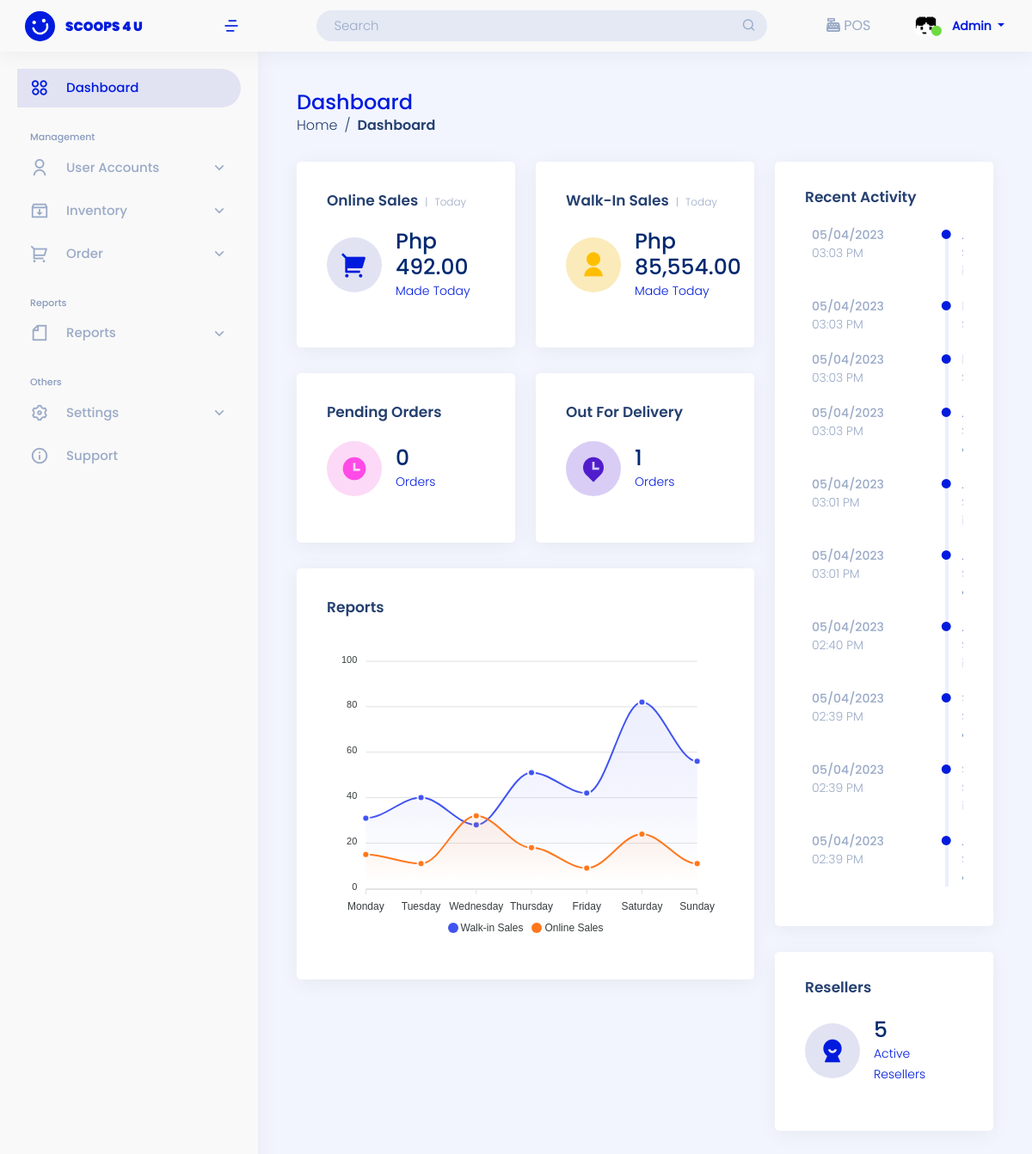
The page /user-site/ (signed in) on the database as committed earlier.
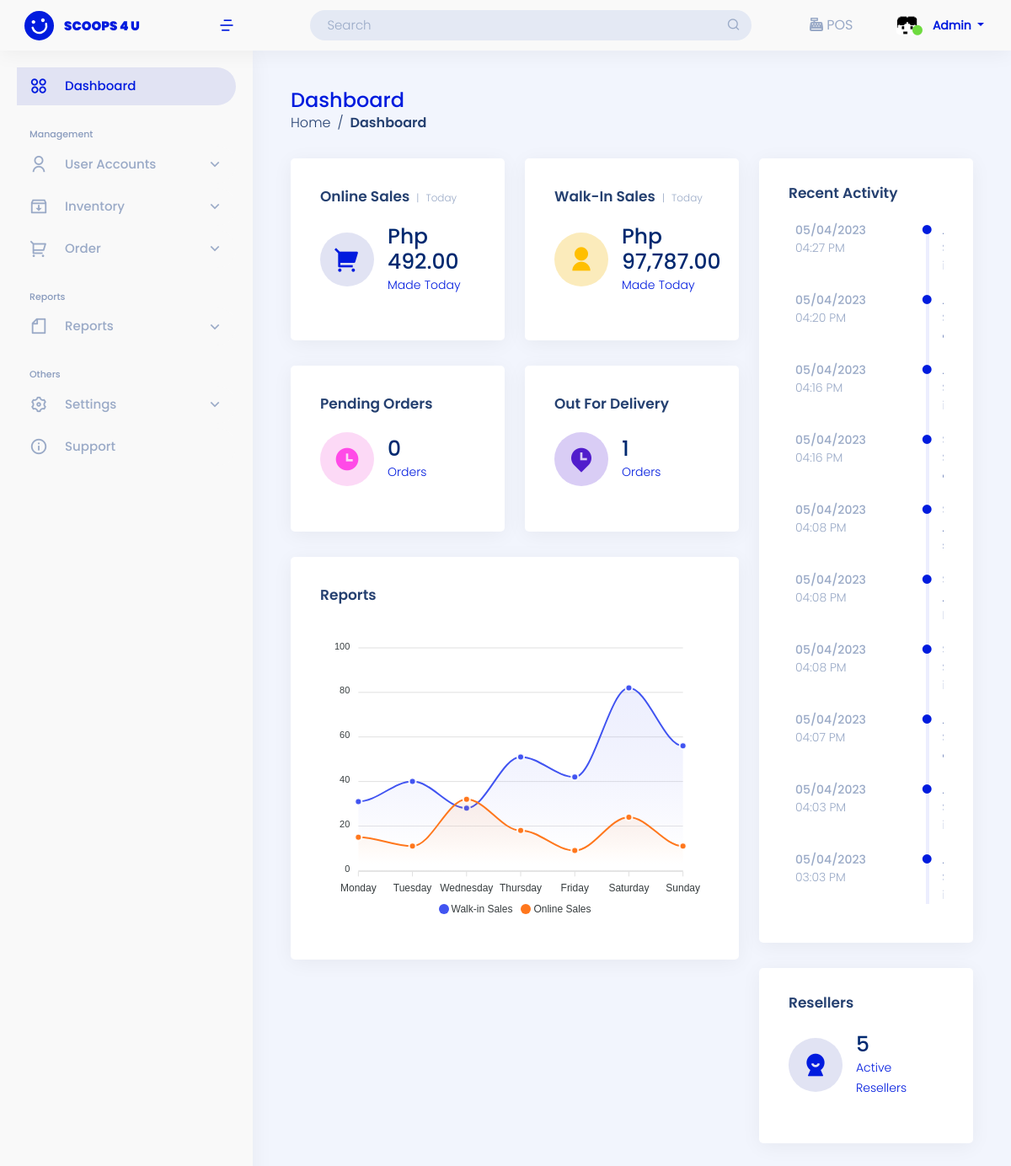
The same page on the database as committed later.
### admin_site/models.py (models this page shows, shortened)
class Profile(models.Model):
    list_user = models.CharField(max_length=100, null=False, verbose_name="List User")
    profile_fname = models.CharField(max_length=250, null=False, verbose_name="First Name")
    profile_mname = models.CharField(max_length=250,  null=False, verbose_name="Middle Name")
    profile_lname = models.CharField(max_length=250, null=False, verbose_name="Last Name")
    profile_about = models.TextField(max_length=250, null=True, verbose_name="About")
    profile_cnumber = models.BigIntegerField( null=False, verbose_name="Contact Number")
    profile_address = models.TextField(null=False, verbose_name="Address")
    profile_email = models.CharField( max_length=100, null=False, verbose_name="Email Address")
    profile_pic =models.ImageField( upload_to=image_path,null=True, default='img/default_profile.jpg', verbose_name='Profile Pic')

class Activity_log(models.Model):
    user_name = models.CharField(max_length=250, verbose_name=' Username')
    activity = models.CharField(max_length=250, verbose_name='Activity')
    date_time =  models.DateTimeField(default=timezone.now, verbose_name='Date and Time')
    role = models.CharField(max_length=100, null=True,verbose_name='Role')

### admin_site/views.py (the view)
# urls.py: path('', views.dashboard_admin, name='dashboard'),
@login_required(login_url='landing_page:login')
def dashboard_admin(request):
    now = datetime.now()
    transaction_OnlineSales = Transaction.objects.filter(created_at = now, transaction_orderstatus = 'Completed').aggregate(data =Sum('transaction_totalprice'))['data']
    transaction_pos_payment = Cart_Payment.objects.filter(cart_status = 'Printed', cart_date=now).aggregate(data =Sum('cart_TotalAmount'))['data']
    transaction_count = Transaction.objects.count()
    transaction_pending = Transaction.objects.filter(transaction_orderstatus = "Pending").count()
    transaction_completed = Transaction.objects.filter(transaction_orderstatus = "Completed").count()
    transaction_shipped = Transaction.objects.filter(transaction_orderstatus = "Out for Delivery").count()
    transaction_decline = Transaction.objects.filter(transaction_orderstatus = "Decline").count()
    list_reseller = Reseller.objects.filter(reseller_status = "active").count()
    list_reports = Activity_log.objects.all().order_by('-id')[:10]
    current_profile = Profile.objects.filter(list_user = request.user)
    list_profile = Profile.objects.filter(list_user = request.user)
    context = {
        'transaction_OnlineSales': transaction_OnlineSales,
        'transaction_pos_payment':transaction_pos_payment,
        'transaction_count': transaction_count,
        'transaction_pending':transaction_pending,
        'transaction_completed':transaction_completed,
        'transaction_shipped':transaction_shipped,
        'transaction_decline':transaction_decline,
        'sidebar': 'dashboard',
        'list_profile': list_profile,
        'list_reseller': list_reseller,
        'list_reports': list_reports,
        'current_profile': current_profile,
    }
    return render(request, 'admin_site/dashboard/index.html', context)

### templates/admin_site/dashboard/index.html (shortened to what the changed rows need)
{% extends 'admin_site/base.html' %}
{% block content %}
{% load humanize %}
<main id="main" class="main mt-5">
     <div class="pagetitle">
          <h1>Dashboard</h1>
     </div>
     <section class="section dashboard">
          <div class="row">
               <div class="col-lg-8">
                    <div class="row">
                         <div class="col-lg-6">
                              <div class="card info-card walkin-card">
                                   <div class="card-body dash mb-4">
                                        <div class="d-flex align-items-center">
                                             <div class="transaction ps-3">
                                                  <h6 class="">Php {{ transaction_pos_payment|default:"0.00"|floatformat:2|intcomma }}</h6>
                                                  <span class="text-muted small pt-1 ">Made</span>
                                                  <span class="text-muted small pt-2 ">Today</span>
                                             </div>
                                        </div>
                                   </div>
                              </div>
                         </div>
                    </div>
               </div>
               <div class="col-lg-4">
                    <div class="row">
                         <div class="col-12">
                              <div class="card info-card">
                                   <div class="card-body dash">
                                        <div class="activity pt-3 pb-3 ps-2 pe-2" style="width: 100%; overflow-x: auto;">
                                             {% if list_reports %}
                                             {% for list in list_reports %}
                                             <div class="activity-item d-flex">
                                                  <div class=" date">{{ list.date_time|date:"m/d/Y" }}
                                                       <div>
                                                            <span class="time">{{ list.date_time|date:"h:i A" }}</span>
                                                       </div>
                                                  </div>
                                                  <div class="activite-label"></div>
                                                  <i class='ri-checkbox-blank-circle-fill mt-2  activity-badge align-self-start'></i>
                                                  <div class="activity-content">
                                                  </div>
                                             </div>
                                             {% endfor %}
                                             {% endif %}
                                        </div>
                                   </div>
                              </div>
                         </div>
                    </div>
               </div>
          </div>
     </section>
</main>
{% endblock content %}

### templates/admin_site/base.html (shortened to what the changed rows need)
{% load static %}
<!DOCTYPE html>
<html lang="en">
<head>
    <link href="https://cdn.jsdelivr.net/npm/bootstrap@5.0.2/dist/css/bootstrap.min.css" rel="stylesheet" >
    <link href="{% static '/css/assets/bootstrap/css/bootstrap.min.css'%}" rel="stylesheet">
    <link href="{% static '/css/assets/simple-datatables/style.css'%}" rel="stylesheet">
    <link href="{% static '/css/assets/remixicon/remixicon.css'%}" rel="stylesheet">
    <link href="https://cdn.datatables.net/1.13.4/css/jquery.dataTables.min.css" rel="stylesheet">
    <link href="https://cdn.datatables.net/buttons/2.3.6/css/buttons.dataTables.min.css" rel="stylesheet">
    <link href="https://cdn.datatables.net/autofill/2.5.3/css/autoFill.dataTables.min.css" rel="stylesheet">
    <link href="https://cdn.datatables.net/v/bs5/jszip-2.5.0/b-2.3.6/b-colvis-2.3.6/b-html5-2.3.6/b-print-2.3.6/date-1.4.0/sp-2.1.2/datatables.min.css" rel="stylesheet"/>
    <link href="{% static '/css/sandi.css'%}" rel="stylesheet">
  </head>
<body>
{% if user.role == "admin"%}
<header id="header" class="header fixed-top d-flex align-items-center">
  <nav class="header-nav ms-auto">
    <ul class="d-flex align-items-center">
      <li class="nav-item dropdown pe-3 header-icon">
        <a class="nav-link nav-profile d-flex align-items-center me-3" href="#" data-bs-toggle="dropdown">
          {% if list_profile %}
          {% for list in list_profile %}
            {% if list.profile_pic %}
              <img id="output" src="/media/{{ list.profile_pic}}" alt="Profile-pic" width="30" height="30" class="rounded-circle me-2">
            {% else %}
              <img src="{% static 'img/default_profile.jpg' %}" alt="Profile-pic" width="30" height="30" class="rounded-circle me-2">
            {% endif %}
          {% endfor %}
        {% else %}
          <img src="{% static 'img/default_profile.jpg' %}" alt="Profile-pic" width="30" height="30" class="rounded-circle me-2">
        {% endif %}
          <i alt="Profile" class="ri-checkbox-blank-circle-fill"></i>
          <span class="d-none d-md-block dropdown-toggle ps-2" style="text-transform: capitalize;">
            {{ user }}
          </span>
        </a>
      </li>
    </ul>
  </nav>
</header>
{% endif %}
<div class="">
  <div class="">
      <div class="">
          {% block content %}
          {% endblock content %}
        </div>
      </div>
    </div>
</body>
</html>

Rows that differ between the two databases and show on the page:
no longer on this page (row unchanged): Activity_log: date_time "05/04/2023", date_time "03:03 PM"
no longer on this page (row unchanged): Activity_log: date_time "05/04/2023", date_time "03:03 PM"
no longer on this page (row unchanged): Activity_log: date_time "05/04/2023", date_time "03:03 PM"
no longer on this page (row unchanged): Activity_log: date_time "05/04/2023", date_time "03:01 PM"
no longer on this page (row unchanged): Activity_log: date_time "05/04/2023", date_time "03:01 PM"
no longer on this page (row unchanged): Activity_log: date_time "05/04/2023", date_time "02:40 PM"
no longer on this page (row unchanged): Activity_log: date_time "05/04/2023", date_time "02:39 PM"
no longer on this page (row unchanged): Activity_log: date_time "05/04/2023", date_time "02:39 PM"
no longer on this page (row unchanged): Activity_log: date_time "05/04/2023", date_time "02:39 PM"
added Activity_log: date_time "05/04/2023", date_time "04:27 PM"
added Activity_log: date_time "05/04/2023", date_time "04:20 PM"
added Activity_log: date_time "05/04/2023", date_time "04:16 PM"
added Activity_log: date_time "05/04/2023", date_time "04:16 PM"
added Activity_log: date_time "05/04/2023", date_time "04:08 PM"
added Activity_log: date_time "05/04/2023", date_time "04:08 PM"
added Activity_log: date_time "05/04/2023", date_time "04:08 PM"
added Activity_log: date_time "05/04/2023", date_time "04:07 PM"
added Activity_log: date_time "05/04/2023", date_time "04:03 PM"
Other text that changed with them:
{{ transaction_pos_payment|default:"0.00"|floatformat:2|intcomma }}: "85,554.00" → "97,787.00"
